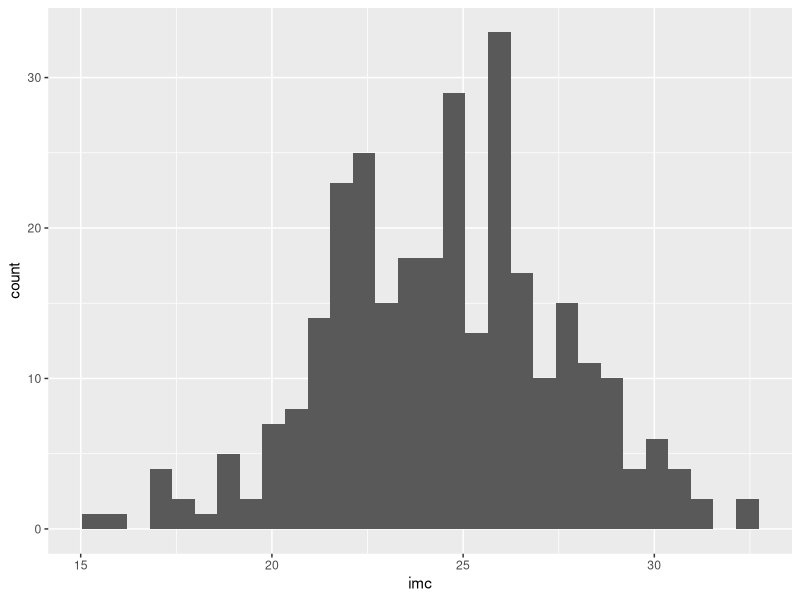
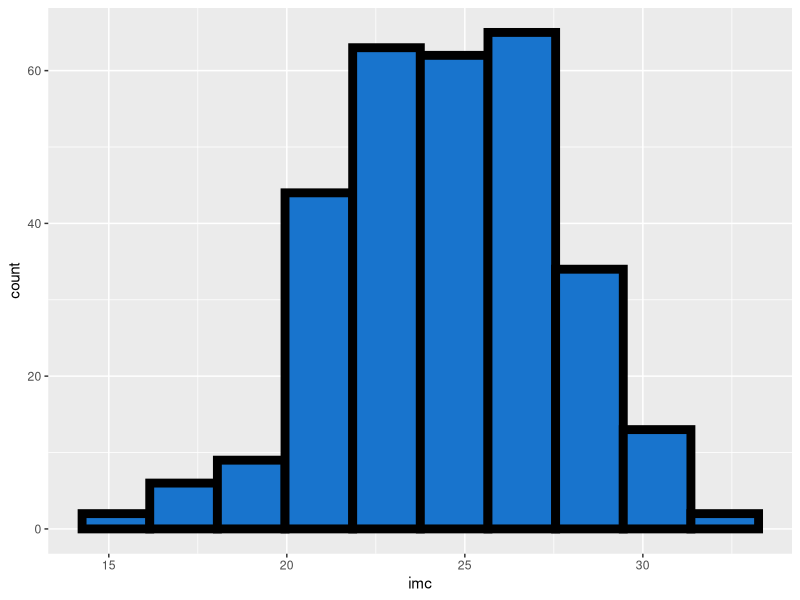
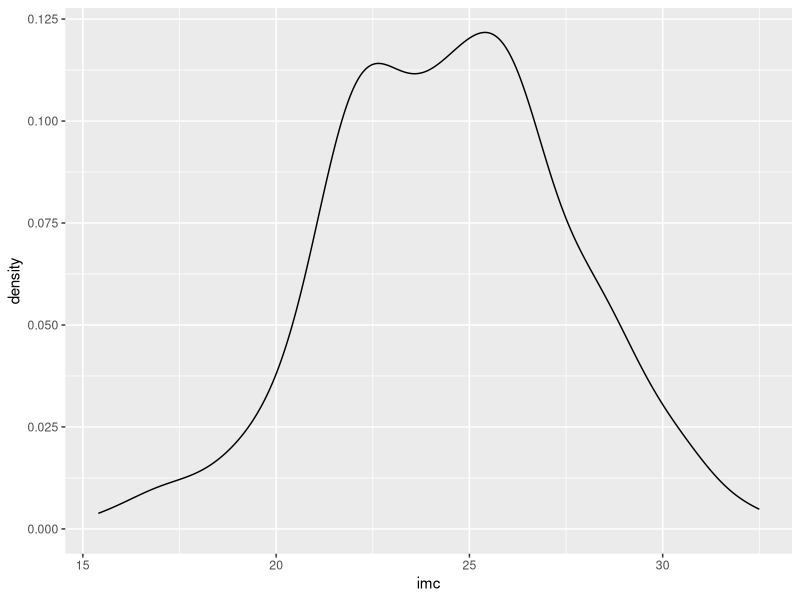
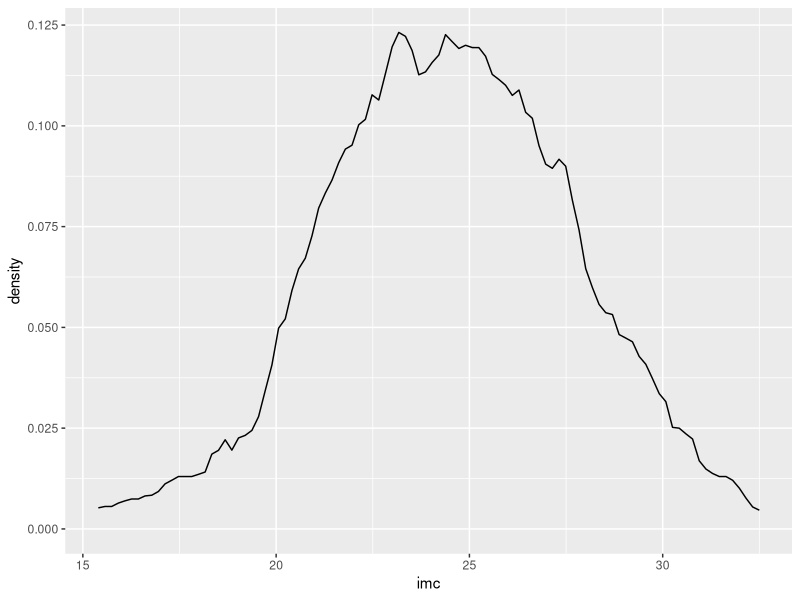
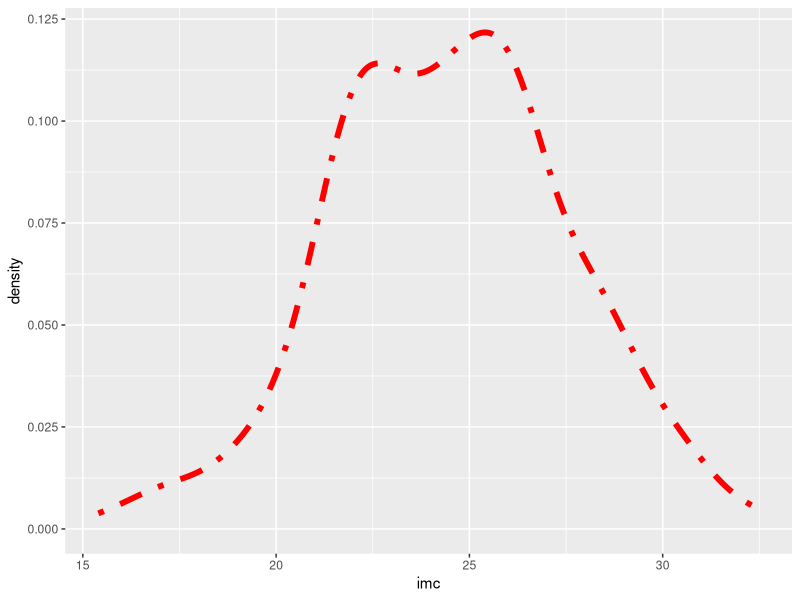
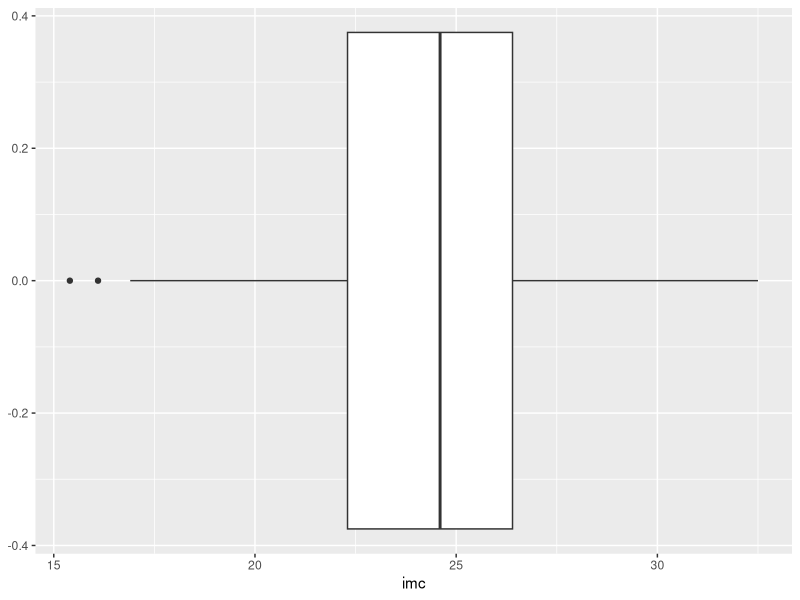
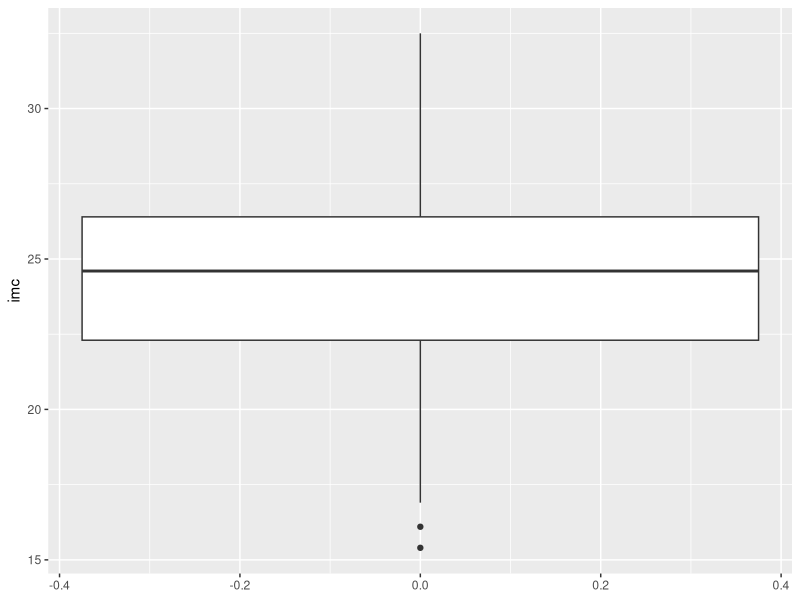
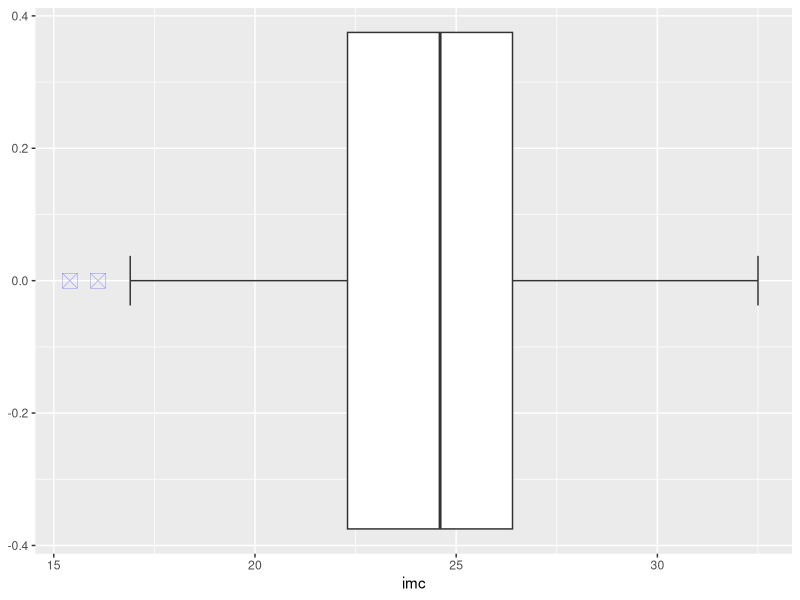

These figures' R source, in order:
## ---- chunk 1
library(tidyverse)
## ---- chunk 2
x <- 1:10
## ---- chunk 3
## Importer les bases df_1 et meta_df_1 au format tibble :
df_1 <- read_csv2("data/df_1.csv")
meta_df_1 <- read_csv2("data/meta_df_1.csv")
## Vérifiez quel est le format de df_1 :
class(df_1) # df_1 est de format "Tibble" (tbl) et de format "data.frame"
## ---- chunk 4
df_1
## ---- chunk 5
glimpse(df_1)
## ---- chunk 6
### créer la variable obésité.
# note avec le pipe, pensez à assigner le résultat dans df_1 pour que la 
# variable crée soit bien sauvegardée dans la base df_1
# (ci-dessous, la variable est uniquement crée de manière temporaire)
df_1 %>% 
  mutate(obesite = if_else(df_1$imc >= 30, 1, 0)) 
df_1 %>% slice_head(n = 3) # la variable n'a pas été enregistrée dans df_1 !

df_1 <- df_1 %>% 
  mutate(obesite = if_else(df_1$imc >= 30, 1, 0))
df_1  %>% slice_head(n = 3) # ici, la variable a bien été ajoutée dans df_1

### Vérifier que la variable est crée correctement en calculant le min et le max
### dans chaque groupe d'obésité nouvellement créé :
# on va utiliser la fonction summarise qui permet de calculer différents paramètres
# d'une distribution de variables, voir ?summarise()
# ces analyses peuvent se faire par sous-groupes, qui sont identifiés en amont 
# par la fonction group_by()
### La fonction summarise sera revue plus en détails pour l'analyse descriptive
# Note : summarise()/summarize() peut s'écrire avec un "s" ou un "z"
df_1 %>%
  group_by(obesite) %>% # prépare à une analyse par groupe
  summarise(min = min(imc), # calcul le min et max selon les groupes définis
            max = max(imc)) # par la fonction "group_by()"

### Créer la variable imc à 4 classe, avec la fonction case_when()
### qui fonctionne selon le principe de if_else, mais pour plus de 2 catégories :
### Chaque catégorie va être définie par une formule avec : 
### la condition à gauche du signe ~ et la valeur à assigner à droite du signe ~
df_1 <- df_1 %>% 
  mutate(imc_cl = case_when(imc < 18.5 ~ 1,
                            imc >= 18.5 & imc < 25 ~ 2,
                            imc >= 25 & imc < 30 ~ 3,
                            imc >= 30 ~ 4))
df_1 %>% slice_head(n = 3) # la variable imc_cl a été ajoutée à la base df_1

### vérifier que la variable a été correctement créée
df_1 %>%
  group_by(imc_cl) %>%
  summarise(min = min(imc),
            max = max(imc))

### le croisement entre imc en classe et obésité doit être cohérent :
with(df_1, table(as.factor(imc_cl), as.factor(obesite), deparse.level = 2))

df_1 %>% group_by(imc_cl, obesite) %>% summarise(n = n())
df_1 %>% count(imc_cl, obesite) # équivalent à la commande précédente
## ---- chunk 7
## Après les modifications suivantes, on inspectera les 3 premières lignes : 
##   - Renommer une variable sans changer sa position
df_1 %>% 
  rename(imc_en_classe = imc_cl) %>% 
  slice_head(n = 3)

##   - Changer l'ordre des colonnes, par exemple, déplacer les colonnes 
##     imc_cl et obesité (dans cet ordre) après la variable imc
df_1 %>% 
  relocate(imc_cl, obesite, .after = imc) %>% 
  slice_head(n = 3)
## ---- chunk 8
## Nous allons compléter la base de méta-données en ajoutant des lignes
meta_df_1
## On commence par rajouter les labels de la variable imc_cl
# Note : pensez à assigner la commande à la base meta_df_1 pour enregistrer les 
# modifications sinon, la création ne sera que temporaire
meta_df_1 <- meta_df_1 %>% add_row(var = rep("imc_cl", 4), 
                                   label = rep("IMC en classes", 4), 
                                   id_labs = 1:4, 
                                   code_labs = 1:4,
                                   labs = c("Maigreur", "Normal", "Surpoids", "Obèse"))
meta_df_1 %>% slice_tail(n = 6)
## Puis, on ajoute les labels de la variable obesite 
## mais en les positionnant juste avant les labels de imc_cl
meta_df_1 <- meta_df_1 %>% add_row(var = rep("obesite", 2), 
                                   label = rep("Obésité", 2), 
                                   id_labs = c(1,2), 
                                   code_labs = c(0,1),
                                   labs = c("Non", "Oui"), 
                                   .before = 9) # avant la 9ème ligne
meta_df_1 %>% slice_tail(n = 7)
## ---- chunk 9
## Inspecter les données des patients 135 à 140 :
df_1 %>% filter(subjid %in% 135:140)
# Modifier la valeur de PAS du patient n°137 de 133 mmHg à 123 mmHg
# => change la valeur à 123 si subjid == 137, sinon garde la valeur pas originale
df_1 <- df_1 %>% mutate(pas = if_else(subjid == 137, 123, pas)) 
## Vérifier que la modification est bien enregistrée :
df_1 %>% filter(subjid %in% 135:140)

## Autre possibilité avec la fonction rows_update() où indique un sous-ensemble 
## de la base qui doit être mise à jour
# Note : dans l'exemple ci-dessous, on fait une transformation temporaire
df_1 %>% # pas d'assignation (pour une transformation temporaire)
  rows_update(tibble(subjid = 137, pas = 133)) %>% # revient à la valeur de 133
  filter(subjid %in% 135:140) # visualiser les lignes subjid = 135 à 140
## ---- chunk 10
df_1 <- df_1 %>% 
  mutate(sexL = factor(sex, 
                       labels = meta_df_1$labs[meta_df_1$var == "sex"]),
         traitL = factor(trait))
df_1 %>% slice_head(n = 5) # sexL et traitL ont été ajoutées à df_1
## ---- chunk 11
## Utilisons la fonction fct_recode() pour recoder les levels de la variable traitL, 
df_1$traitL <- fct_recode(df_1$traitL, 
                          Placebo = "1", # nouveau label = "ancien label"
                          "Traitement A" = "2", 
                          "Traitement B" = "3")
# s'il y a des caractètres spéciaux (comme des espaces, le nouveau nom doit être
# entre guillements)
## ---- chunk 12
## Par exemple, nous pouvons décrire les paramètres de la distribution de l'IMC 
df_1 %>% summarise(n = sum(!is.na(imc)), # nombre de non-manquants
                   mean = mean(imc), 
                   sd = sd(imc), 
                   min = min(imc), 
                   p25 = quantile(imc, probs = 0.25),
                   med = median(imc),
                   p75 = quantile(imc, probs = 0.75),
                   max = max(imc))

## Moyenne et écart type des deux variables quantitatives 
df_1 %>% summarise_at(c("imc", "pas"), 
                      list(mean = mean, 
                           sd = sd), 
                      na.rm = TRUE) # argument des fonctions mean et sd
## ---- chunk 13
## On créé une 1ère ligne pour l'IMC, stockée dans l'objet "row_imc"
row_imc <- df_1 %>% 
  summarise(n = sum(!is.na(imc)), # créé une ligne avec les paramètres
            mean = mean(imc, na.rm = TRUE),
            sd = sd(imc, na.rm = TRUE), 
            min = min(imc, na.rm = TRUE), 
            p25 = quantile(imc, probs = 0.25, na.rm = TRUE),
            med = median(imc, na.rm = TRUE),
            p75 = quantile(imc, probs = 0.75, na.rm = TRUE),
            max = max(imc, na.rm = TRUE)) %>%
  mutate(var = "IMC (kg/m2)") %>% # ajoute une colonne avec le nom de variable
  relocate(var, .before = n) # déplace le nom de variable en 1ère colonne

## On créé une 2ème ligne pour la PAS, stockée dans l'objet "row_pas
row_pas <- df_1 %>% 
  summarise(n = sum(!is.na(pas)), # créé une ligne avec les paramètres
            mean = mean(pas, na.rm = TRUE),
            sd = sd(pas, na.rm = TRUE), 
            min = min(pas, na.rm = TRUE), 
            p25 = quantile(pas, probs = 0.25, na.rm = TRUE),
            med = median(pas, na.rm = TRUE),
            p75 = quantile(pas, probs = 0.75, na.rm = TRUE),
            max = max(pas, na.rm = TRUE)) %>%
  mutate(var = "PAS (mmHg)") %>% # ajoute une colonne avec le nom de variable
  relocate(var, .before = n) # déplace le nom de variable en 1ère colonne

## on fusionne le deux lignes avec la fonction bind_rows()
bind_rows(row_imc, row_pas)
## ---- chunk 14
## Description avec les fonctions classiques de Rbase
table(df_1$traitL)
prop.table(table(df_1$traitL))

## Description avec la fonction fct_count() du package forcats
fct_count(df_1$traitL)

fct_count(df_1$traitL, 
          sort = TRUE, # trie les modalités de réponses du + au - fréquent
          prop = TRUE) # ajoute les proportions

## avec une syntaxe en "pipe" :
df_1 %>%
  pull(traitL) %>% # utiliser pull() plutôt que select() pour obtenir un vecteur
  fct_count(sort = TRUE, prop = TRUE)

## Comme précédemment, on peut combiner dans une seule table la description des 
## variables sexe et traitement avec la fonction bind_row()
# Note : ci-dessous, on ajoute une ligne contenant uniquement le nom de variable, 
#        récupéré dans la base de méta-données, 
#        puis on renomme les colonnes f et p
bind_rows(tibble(f = meta_df_1$label[meta_df_1$var == "sex"][1]),
          fct_count(df_1$sexL, sort = TRUE, prop = TRUE),
          tibble(f = meta_df_1$label[meta_df_1$var == "trait"][1]),
          fct_count(df_1$traitL, sort = TRUE, prop = TRUE)) %>%
  rename("Variable" = f, 
         "%" = p)
## ---- chunk 15
## Variables quantitatives
## 1) représenter la distribution de l'IMC à l'aide d'un histogramme
ggplot(data = df_1, mapping = aes(x = imc)) +
  geom_histogram()
# pour voir les options possibles de l'histogramme : 
?geom_histogram
ggplot(data = df_1, mapping = aes(x = imc)) +
  geom_histogram(bins = 10, # nombre de "rectangles" default = 30
                 colour = "black", # couleur du contour
                 linewidth = 3, # épaisseur de ligne
                 fill = "dodgerblue3")

## 2) La distribution de l'IMC par une densité de kernel
ggplot(data = df_1, mapping = aes(x = imc)) +
  geom_density()
# pour voir les options possibles de les densités de kernel : 
?geom_density
ggplot(data = df_1, mapping = aes(x = imc)) +
  geom_density(bw = "nrd", n = 100, # bandwidth selector
               kernel = "rectangular") # kernel function
ggplot(data = df_1, mapping = aes(x = imc)) +
  geom_density(bw = "nrd0", # default bandwidth selector
               kernel = "gaussian", # default kernel function
               colour = "red", # couleur du contour
               linewidth = 2, # épaisseur de ligne
               linetype = 4) # type de ligne (dotdash)
# type de lignes : 
# 0 = blank, 1 = solid, 2 = dashed, 3 = dotted, 4 = dotdash, 5 = longdash, 
# 6 = twodash

## 3) La distribution de l'IMC par un boxplot
ggplot(data = df_1, mapping = aes(x = imc)) +
  geom_boxplot()
# représentation sur l'axe des Y
ggplot(data = df_1, mapping = aes(y = imc)) +
  geom_boxplot()
# pour voir les options possibles des boxplots : 
?geom_boxplot
ggplot(data = df_1, mapping = aes(x = imc)) +
  geom_boxplot(outliers = TRUE, # afficher les outliers
               outlier.colour = "blue",
               outlier.fill = "green",
               outlier.shape = 7, # symbole des outliers voir ?shape
               outlier.size = 5, # taille des outliers
               outlier.stroke = 0.1, # épaisseur de trait des outliers
               outlier.alpha = NULL, # transparence des outliers
               staplewidth = 0.1) # largeur de la moustache


## Variables qualitatives
## Représenter la distribution du sexe par un diagramme en barres
ggplot(data = df_1, mapping = aes(x = sexL)) +
  geom_bar()
# pour voir les options possibles de les diagrammes en barres : 
?geom_bar
# sur l'axe des Y plutôt que des X
ggplot(data = df_1, mapping = aes(y = sexL)) + # ici y = sexL
  geom_bar()
# options
ggplot(data = df_1, mapping = aes(x = sexL)) +
  geom_bar(mapping = aes(y = after_stat(prop)), # pour des % plutôt que des N
           just = 0.1, # emplacement : 0=à gauche, 1=à droite, 0.5=centré
           width = 0.5, # largeur de bande (0.9 par défaut)
           colour = "red", # couleur de ligne
           linewidth = 2, # largeur de ligne
           fill = "orange2") # couleur de remplissage
## ---- chunk 16
### Boxplot de la PAS en fonction du sexe 
ggplot(data = df_1, mapping = aes(x = sexL, y = pas)) +
  geom_boxplot(outliers = TRUE, staplewidth = 0.2) + 
  labs(x = "Sexe", y = "PAS (mmHg)", 
       title = "PAS en fonction du sexe", 
       subtitle = "vous pouvez ajouter un sous-titre")

### Boxplot de la PAS en fonction du traitement
ggplot(data = df_1, mapping = aes(x = traitL, y = pas)) +
  geom_boxplot(outliers = TRUE, staplewidth = 0.2) + 
  labs(x = "Traitement", y = "PAS (mmHg)", 
       title = "PAS en fonction du traitement")

### Répartition du sexe par traitement
ggplot(data = df_1, mapping = aes(x = traitL, fill = sexL)) +
  geom_bar(position = "stack") + # empilé
  labs(x = "Traitement", title = "Sexe et traitement")

ggplot(data = df_1, mapping = aes(x = traitL, fill = sexL)) +
  geom_bar(position = "dodge") + # côte à côte
  labs(x = "Traitement", title = "Sexe et traitement")

### On peut représenter un nuage de points de la PAS en fonction de l'IMC : 
### où les hommes et les femmes ont deux symboles différents et les traitements 
### trois couleurs différentes
ggplot(data = df_1, mapping = aes(y = pas, 
                                  x = imc,
                                  shape = sexL,
                                  color = traitL)) +
  geom_point() 
# avec plus d'options
ggplot(data = df_1, mapping = aes(y = pas, x = imc, shape = sexL, 
                                  color = traitL)) +
  geom_point(size = 2) + # taille des symboles
  labs(x = "IMC (kg/m²)", y = "PAS (mmHg)", # titre et axes
       title = "PAS en fonction de l'IMC") + 
  scale_colour_discrete(name = "Traitement", # 1ère légende liée aux couleurs
                          breaks = c("Placebo", "Traitement A", "Traitement B"),
                          labels = c("Placebo", "Traitement", "Traitement B")) +
  scale_shape_discrete(name = "Sex", # 2ème légende liée aux symboles
                       breaks = c("Féminin", "Masculin"),
                       labels = c("Féminin", "Masculin")) + 
  theme(axis.text = element_text(size = 12)) # taille des valeurs sur les axes
## ---- chunk 17
df_1 %>%
  group_by(sexL)
# Notez qu'en description, le tibble indique qu'il considère la variable sexL
# comme une variable de groupe => cela est pris en compte pour les analyses qui 
# suivront dans le pipe.
# Si vous avez sauvegardé une base tibble avec une propriété de sous-groupe, 
# vous pouvez la supprimer avec la fonction ungroup()
df_1 %>%
  group_by(sexL) %>%
  ungroup()

## Description de l'IMC en fonction du sexe
df_1 %>%
  group_by(sexL) %>%
  summarise(n = sum(!is.na(imc)), # nombre de non-manquants
            mean = mean(imc), 
            sd = sd(imc))

## Description de la PAS en fonction du traitement
df_1 %>%
  group_by(traitL) %>%
  summarise(n = sum(!is.na(pas)), # nombre de non-manquants
            mean = mean(pas), 
            sd = sd(pas))
## ---- chunk 18
# Dans l'exemple ci-dessous, pour décrire une variable catégorielle par groupe, 
# on décrit le résultat d'un test de condition, le calcule des paramètres sum() 
# et mean() va transformer par coercition la variable vrai/faux en variable 
# binaire 1/0 avant de faire le calcul 
# (pour rappel, un pourcentage est une moyenne de 0 et de 1).
df_1 %>%
  group_by(sexL) %>%
  summarise("Placebo, n" = sum(trait == 1), # effectif
            "Placebo, %" = mean(trait == 1) * 100, # % en ligne (selon le sex)
            "Traitement A, n" = sum(trait == 2), 
            "Traitement A, %" = mean(trait == 2) * 100,
            "Traitement B, n" = sum(trait == 3), 
            "Traitement B, %" = mean(trait == 3) * 100)
## ---- chunk 19
## Test de Student
ttest_pas_sex <- df_1 %>% t.test(data = ., # placeholder pour la position de df_1
                                 pas ~ sexL, # formula
                                 var.equal = TRUE) # pour le test de Student
ttest_pas_sex
## test de Levene
df_1 %>% car::leveneTest(pas ~ sexL,
                         data = .) # placeholder

## Distribution de la PAS chez les femmes
df_1 %>% 
  filter(sex == 0) %>%
  ggplot(aes(x = pas)) + 
  geom_density() + 
  stat_function(fun = dnorm, 
                args = list(mean = mean(df_1$pas[df_1$sex == 0]), 
                            sd = sd(df_1$pas[df_1$sex == 0])),
                col = "red", lwd = 0.5, lty = "dashed") + 
  labs(title = "Chez les femmes")

## Distribution de la PAS chez les hommes
df_1 %>% 
  filter(sex == 1) %>%
  ggplot(aes(x = pas)) + 
  geom_density() + 
  stat_function(fun = dnorm, 
                args = list(mean = mean(df_1$pas[df_1$sex == 1]), 
                            sd = sd(df_1$pas[df_1$sex == 1])),
                col = "red", lwd = 0.5, lty = "dashed")+ 
  labs(title = "Chez les hommes")

## On peut également combiner 2 QQ-plots pour vérifier la normalité 
df_1 %>% ggplot(mapping = aes(sample = pas, colour = sexL)) + 
  stat_qq() + 
  stat_qq_line() 

## Si on veut appliquer un test de Wilcoxon
df_1 %>% wilcox.test(data = ., # placeholder
                     pas ~ sex) # p-value = 1.529e-06
## ---- chunk 20
anova_pas_trait <- df_1 %>%
  lm(pas ~ traitL, 
     data = .) %>% # placeholder
  anova()
anova_pas_trait

## Tester la normalité avec un QQ-plot sur les résidus du modèle linéaire : 
mod_pas_trait <- df_1 %>%
  lm(pas ~ traitL, 
     data = .)

ggplot(mapping = aes(sample = mod_pas_trait$residuals)) + 
  geom_qq() + 
  stat_qq() + stat_qq_line() # ajoute la ligne de référence

## si on veut faire un test de Kruskal Wallis
df_1 %>% 
  kruskal.test(pas ~ traitL, data = .) # p-value = 7.336e-05
## ---- chunk 21
chi2 <- df_1 %>% 
  with(table(sexL, traitL)) %>%
  chisq.test(correct = FALSE)

# effectifs attendus
chi2$expected

# On peut également appliquer le test exact de Fisher
df_1 %>% 
  with(table(sexL, traitL)) %>%
  fisher.test()
## ---- chunk 22
## Corrélation de Pearson et Spearman entre PAS et IMC
df_1 %>% with(cor.test(imc, pas, method = "pearson"))
df_1 %>% with(cor.test(imc, pas, method = "spearman"))
## ---- chunk 23
## Modèle linéaire mumltivarié de la PAS en fonction du traitement, du sexe 
## et de l'IMC
model <- df_1 %>% lm(pas ~ traitL + sexL + imc, 
                     data = .) # placeholder

df_1 %>% 
  lm(pas ~ traitL + sexL + imc, 
     data = .) %>%
  summary()

## Graphique de diagnostic des rédidus en fonction des valeurs prédites
ggplot() + 
  geom_point(mapping = aes(y = model$residuals, # résidus
                           x = model$fitted.values)) + # valeurs prédites
  geom_smooth(mapping = aes(y = model$residuals, 
                           x = model$fitted.values)) + 
  labs(y = "résidus", x = "valeurs prédites")

# par défaut, geom_smooth fait un spline
# si on veut une fonction loess comme dans l'exemple du chapitre d'analyse Rbase
ggplot() + 
  geom_point(mapping = aes(y = model$residuals, # résidus
                           x = model$fitted.values), # valeurs prédites
             shape = 1) + # symbole des points
  geom_smooth(mapping = aes(y = model$residuals, 
                            x = model$fitted.values),
              method = "loess", # méthode de lissage
              colour = "red", # couleur de ligne
              linetype = 2, # type de ligne
              linewidth = 0.5, # largeur de ligne
              se = FALSE) + # supprime la bande d'IC95% 
  labs(y = "résidus", x = "valeurs prédites")
               
## QQ plot des résidus
ggplot(mapping = aes(sample = model$residuals)) + 
  geom_qq(shape = 1) + 
  stat_qq(shape = 1) + stat_qq_line() 
